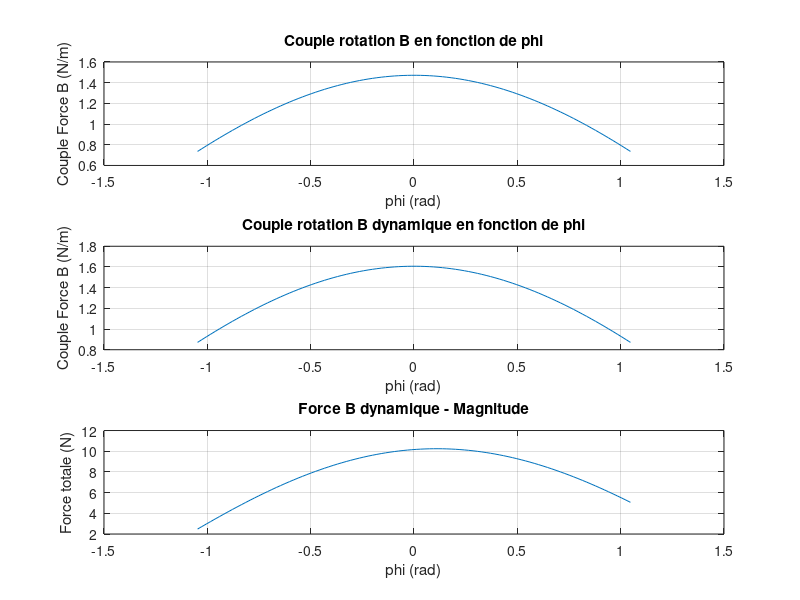

This chart was generated by the following MATLAB code:
disp('Courbes statique dynamique pour la validation');

%{
On considère la force FB et le couple CB exercés sur l’extrémité B de BA. FB est appliquée par OB
alors que CB est appliqué par MB. Il faut déterminer FB et le moment de CB en fonction des m_Asses,
des angles et de l1 et l 2, dans le cas où le robot est immobile. Il faut aussi déterminer FB et le
moment de CB, dans le cas où BA tourne avec une accélération angulaire constante BA pendant que OB est immobile

Vous décidez de illustrer vos résultats à l’aide de m_ATLAB en produisant des courbes de l'évolution
du moment de CB dans les cas statique et dynamique, le tout en fonction de  lorsque  est
compris entre -/3 et /3. On prendra l0 = 50 cm, l1 = l2 = 25 cm, m_A=100 g, mBA= 1 kg et BA = 5
rad/s2.

Il faut déterminer FB et CB, dans le cas où BA tourne avec une accélération
angulaire constante BA pendant que OB est immobile.
%}

l0 = 0.5;
l1 = 0.25;
l2 = 0.25;
m_OB = 1;
m_AB= 1;
m_A = 0.1;
alpha_AB = 5;
G  = -9.81;

phi = linspace(pi/3,-pi/3,100);
figure('Name', 'Hello', 'NumberTitle', 'off');


% Statique %
force_gravite_AB = m_AB * G * cos(phi);
force_gravite_A = m_A * G * cos(phi);
force_B = force_gravite_AB + force_gravite_A;

couple_gravite = force_gravite_AB * l2/2 + force_gravite_A * l2;
couple_B = -couple_gravite;


subplot(3, 1, 1);
plot(phi, couple_B);
grid on;
title('Couple rotation B en fonction de phi');
xlabel('phi (rad)');
ylabel('Couple Force B (N/m)');

% Dynamique %
omega_AB = sqrt(2 * alpha_AB * abs(phi - phi(1)));
acceleration_lin_AB_normale = omega_AB.^2 * l2/2;
acceleration_lin_AB_tangente = alpha_AB * l2/2;
acceleration_lin_A_normale = omega_AB.^2 * l2;
acceleration_lin_A_tangente = alpha_AB * l2;
acceleration_lin_AB_normale_x = acceleration_lin_AB_normale .* cos(phi + pi);
acceleration_lin_AB_normale_y = acceleration_lin_AB_normale .* sin(phi + pi);
acceleration_lin_AB_tangente_x = acceleration_lin_AB_tangente .* cos(phi + pi/2);
acceleration_lin_AB_tangente_y = acceleration_lin_AB_tangente .* sin(phi + pi/2);
acceleration_lin_A_normale_x = acceleration_lin_A_normale .* cos(phi + pi);
acceleration_lin_A_normale_y = acceleration_lin_A_normale .* sin(phi + pi);
acceleration_lin_A_tangente_x = acceleration_lin_A_tangente .* cos(phi + pi/2);
acceleration_lin_A_tangente_y = acceleration_lin_A_tangente .* sin(phi + pi/2);
force_B_dyn_x = m_AB * (acceleration_lin_AB_normale_x + acceleration_lin_AB_tangente_x) + m_A * (acceleration_lin_A_normale_x + acceleration_lin_A_tangente_x);
force_B_dyn_y = m_AB * (acceleration_lin_AB_normale_y + acceleration_lin_AB_tangente_y) + m_A * (acceleration_lin_A_normale_y + acceleration_lin_A_tangente_y) + force_B;

moment_AB = m_AB * l2^2 / 3;
moment_A = m_A * l2^2;
moments = moment_AB + moment_A;
inertie = moments * alpha_AB;
couple_B_dyn = inertie - couple_gravite;


subplot(3, 1, 2);
plot(phi, couple_B_dyn);
grid on;
title('Couple rotation B dynamique en fonction de phi');
xlabel('phi (rad)');
ylabel('Couple Force B (N/m)');

subplot(3, 1, 3);
plot(phi, sqrt(force_B_dyn_x.^2 + force_B_dyn_y.^2));
grid on;
title('Force B dynamique - Magnitude');
xlabel('phi (rad)');
ylabel('Force totale (N)');

